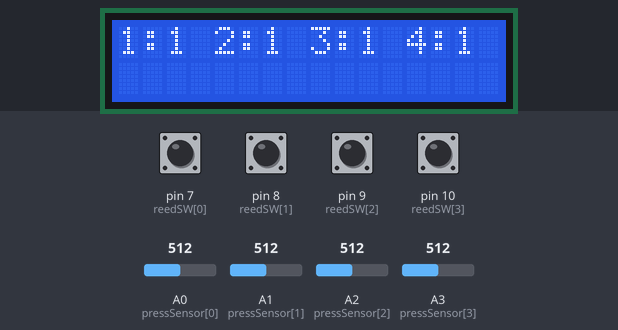
A sketch run on a simulated Arduino Uno, built with avr-gcc and run on an emulated ATmega328P. On the bench: 16×2 character LCD. The inputs (shaded band) are chosen by the test bench; at power-on: pin 7 (reedSW[0]), pin 8 (reedSW[1]), pin 9 (reedSW[2]), pin 10 (reedSW[3]) HIGH, A0 (pressSensor[0]) = 512, A1 (pressSensor[1]) = 512, A2 (pressSensor[2]) = 512, A3 (pressSensor[3]) = 512.

Above: at 3.2 s.
3.3 s: A0 (pressSensor[0]) set to 992
At 4.6 s:
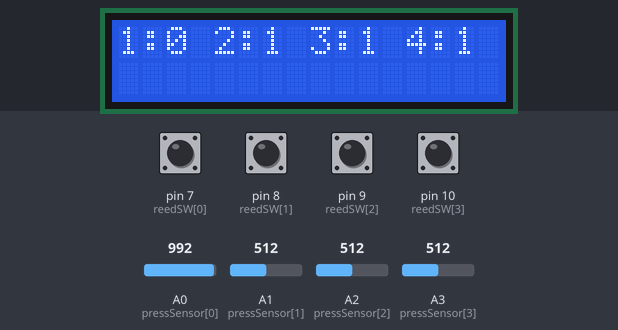
5.1 s: A1 (pressSensor[1]) set to 992
At 6.2 s:
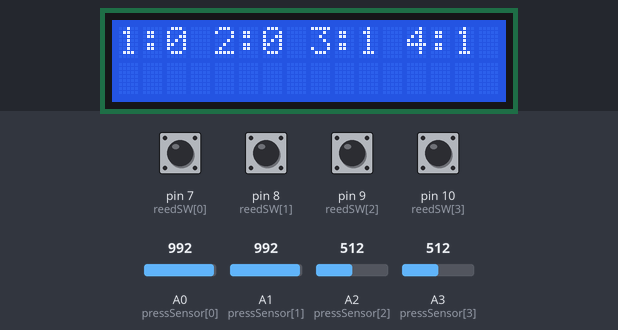
6.6 s: A2 (pressSensor[2]) set to 992
At 7.8 s:
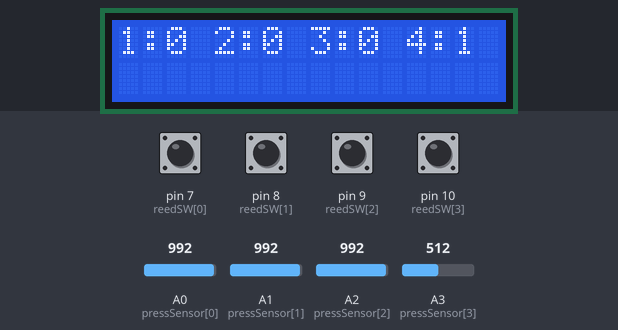
8.2 s: A3 (pressSensor[3]) set to 992
At 9.4 s:
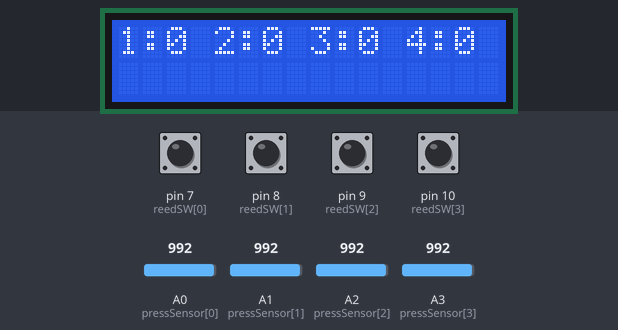
9.7 s: A0 (pressSensor[0]) set to 716
At 11.0 s:
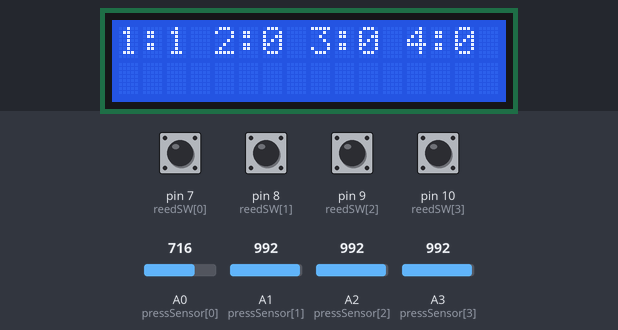
11.3 s: pin 7 (reedSW[0]) pulled LOW for 0.6 s
At 12.1 s:
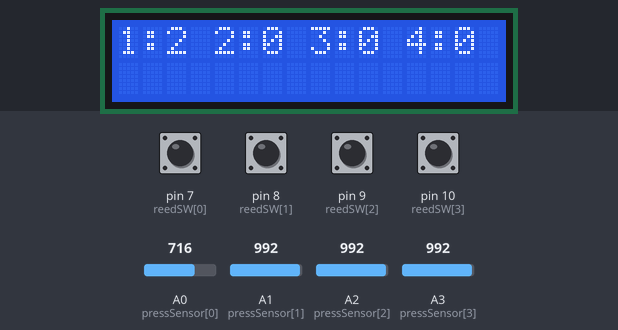
Timing chart, 0 to 14.3 s (numbered marks = the images above; inputs shaded):
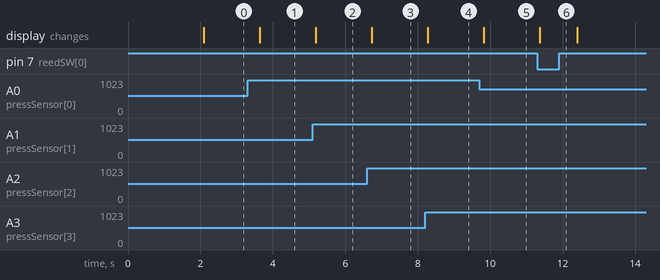

Measured:
- after the input at 3.3 s, the display: changes after 0.34 s (image 1)
- after the input at 5.1 s, the display: changes after 0.08 s (image 2)
- after the input at 6.6 s, the display: changes after 0.13 s (image 3)
- after the input at 8.2 s, the display: changes after 0.07 s (image 4)
- after the input at 9.7 s, the display: changes after 0.12 s (image 5)
- after the input at 11.3 s, the display: changes after 0.07 s (image 6)

The sketch:

sketch_oct11a.ino
```cpp
#include <Wire.h>
#include <LiquidCrystal_I2C.h>
#define PRESS 850
#define OUT 0

LiquidCrystal_I2C lcd(0x27, 16, 2);

const int pressSensor[4] = {A0, A1, A2, A3};
const int reedSW[4] = {7, 8, 9, 10};

int readValue_curr[4] = {0,};
int readValue_prev[4] = {0,};
int pressSensorRead[4];
int currentState[4] = {0,};
char dispString[16] = {0x00, };

void setup() {
for (int i=0;i<4;i++)
{
pinMode(pressSensor[i], INPUT);
pinMode(reedSW[i], INPUT_PULLUP);
}
Serial.begin(9600);
lcd.init();
lcd.backlight();
lcd.setCursor(0, 0);
lcd.print("Let start");
delay(2000);
lcd.clear();
for (int i=0;i<4;i++)
{
readValue_prev[i] = digitalRead(reedSW[i]);
}
}

void loop()
{
for (int i=0;i<4;i++)
{
pressSensorRead[i] = analogRead(pressSensor[i]);
readValue_curr[i] = digitalRead(reedSW[i]);
if (pressSensorRead[i] > PRESS)
{
currentState[i] = 0;
}
else
{
if (readValue_curr[i]==0 && readValue_prev[i]==1)
currentState[i] = 2;
else if (readValue_curr[i]==0 && readValue_prev[i]==0)
{
if (currentState[i] != 2)
currentState[i] = 3;
}
else if (readValue_curr[i]==1)
currentState[i] = 1;
}
}

sprintf(dispString, "1:%d 2:%d 3:%d 4:%d", currentState[0], currentState[1], currentState[2], currentState[3]);
lcd.setCursor(0,0);
lcd.print(dispString);

for (int i=0;i<4;i++)
{
readValue_prev[i] = readValue_curr[i];
}

delay(500);
}
```
